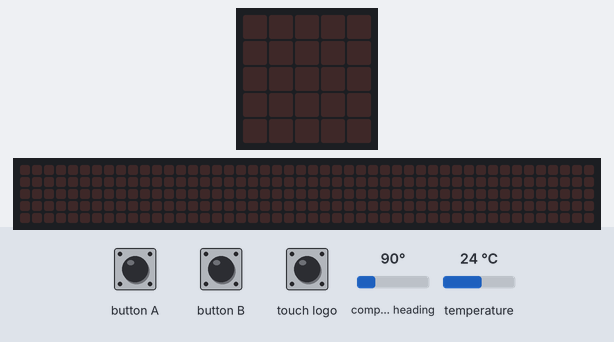
This program was run on a simulated BBC micro:bit running MicroPython. Parts: the board's 5×5 LED display, a strip that is not on the board, showing the scrolling text unrolled. The inputs (shaded band) are chosen by the test bench; at power-on: compass heading 90°, temperature 24 °C. The 48×5 strip is a reading aid, not a part: it shows the text the display is scrolling, unrolled, one strip-width of it at a time; the compass is already calibrated.

Above: at 1.2 s.
1.3 s: button B pressed for 0.15 s
At 1.47 s:
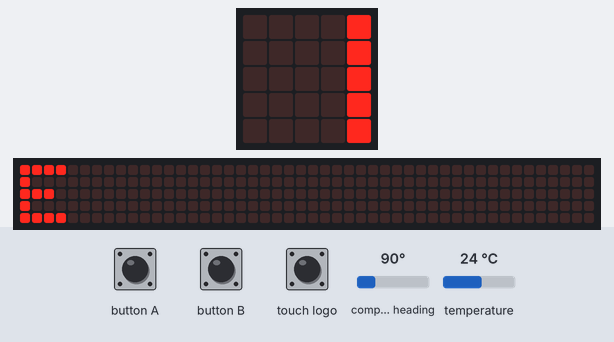
4.3 s: compass heading set to 7°
At 5.27 s:
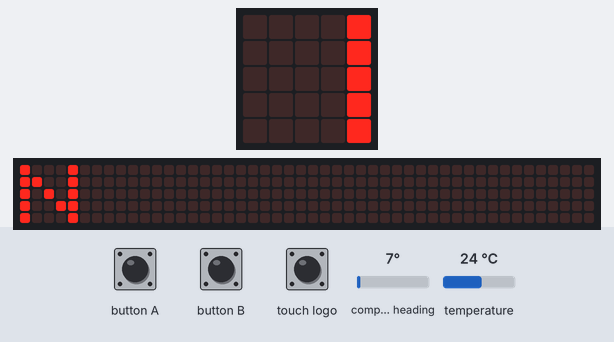
7.3 s: compass heading set to 180°
At 9.22 s:
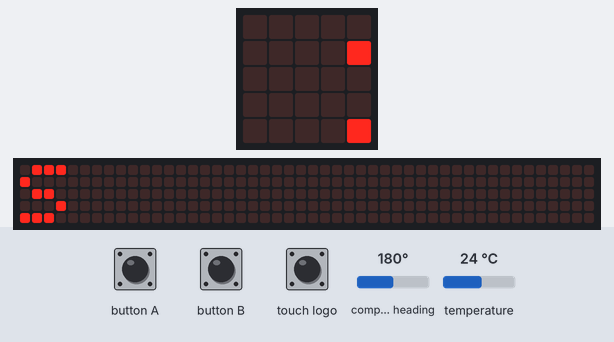
10.3 s: compass heading set to 269°
At 13.02 s:
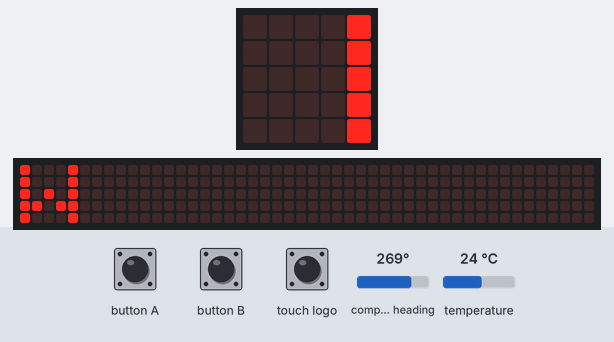

Measured:
- after the input at 1.3 s, the display: changes after 0.10 s (image 1)
- after the input at 4.3 s, the display: first differs from a run without the input after 0.90 s (image 2)
- after the input at 7.3 s, the display: first differs from a run without the input after 1.9 s (image 3)
- after the input at 10.3 s, the display: first differs from a run without the input after 2.7 s (image 4)

The program:

compas_and_thermometer.py
```python
# Imports go at the top
from microbit import *

def main():

    show_always = False
    is_compas_calibrated = False
    while True:
        if button_a.was_pressed() or show_always:
            display.scroll(temperature())
        if button_b.was_pressed():
            show_always = not show_always
        if pin_logo.is_touched() or show_always:
            if is_compas_calibrated:
                compass.calibrate()
                is_compas_calibrated=not is_compas_calibrate
            heading = compass.heading()
            if 0 <= heading < 30:
                display.scroll('N')
            elif 30 <= heading < 55:
                display.scroll('NE')
            elif 55 <= heading < 115:
                display.scroll('E')
            elif 115 <= heading < 165:
                display.scroll('SE')
            elif 165 <= heading < 205:
                display.scroll('S')
            elif 205 <= heading < 250:
                display.scroll('SW')
            elif 250 <= heading < 295:
                display.scroll('W')
            elif 295 <= heading < 335:
                display.scroll('NW')
            elif 225 <= heading <= 360:
                display.scroll('NW')
            else:
                display.scroll('?')
        sleep(200)

if __name__ == '__main__':
    main()
```
